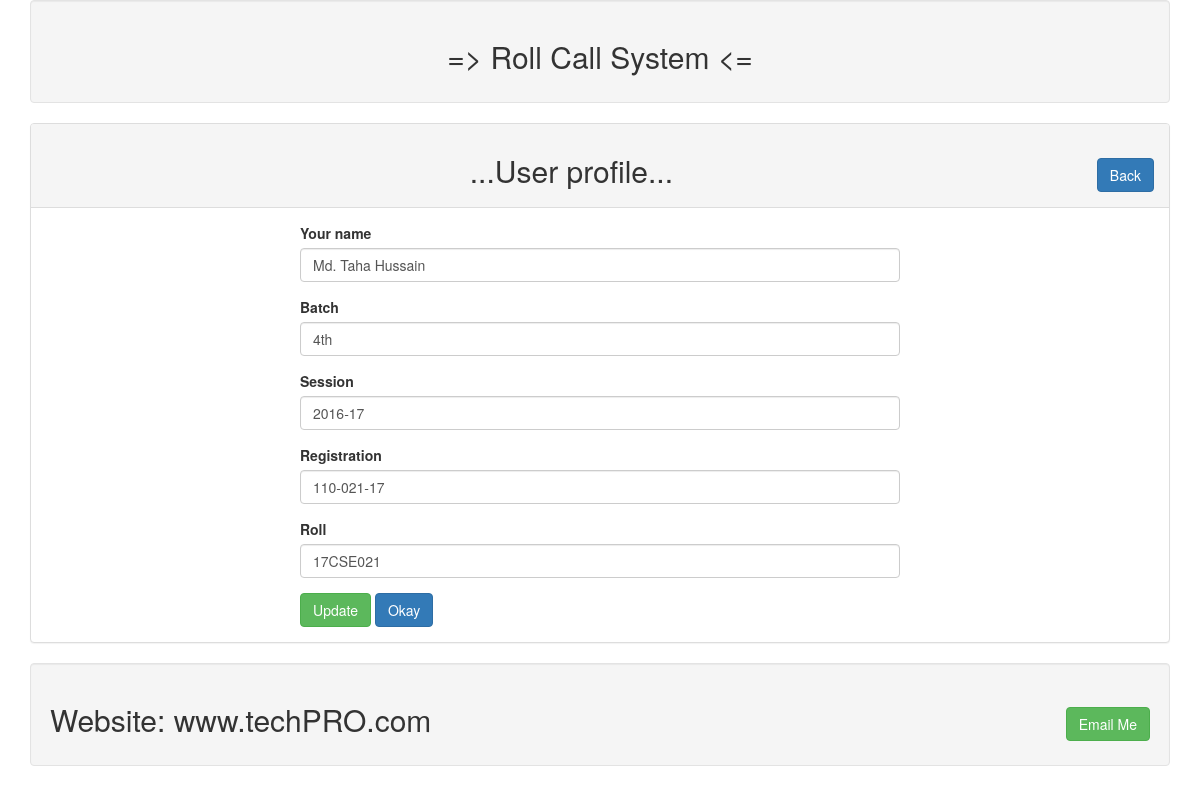
The app's page /profile.php?id=13 with its own data.
### tables this page shows
CREATE TABLE `users` (
  `id` int(11) NOT NULL,
  `name` varchar(255) NOT NULL,
  `batch` varchar(255) NOT NULL,
  `session` varchar(255) NOT NULL,
  `registration` varchar(255) NOT NULL,
  `roll` varchar(255) NOT NULL
);

### lib/User.php (called while the page is built, shortened)
<?php
include 'Database.php';
class User
{
	private $table= "users";
	public function getUserById($profile_id)
	{
		$sql= "select * from $this->table where id= :id limit 1";
		$query= dbConnection::myPrepareMethod($sql);
		$query->bindValue(':id', $profile_id);
		$query->execute();
		$result= $query->fetch(PDO::FETCH_OBJ);
		return $result;
	}
}
?>

### lib/Database.php (called while the page is built, shortened)
<?php
	class dbConnection{
		private static $pdo;
		public static function getDatabase(){
			if(!isset(self::$pdo)){
				try{
					self::$pdo= new PDO('mysql: host='.db_host.'; dbname='.db_name, db_user, db_pass);
				}
				catch(PDOException $e){
					echo $e->getMessage();
				}
			}
			return self::$pdo;
		}
		public static function myPrepareMethod($sql){
			return self::getDatabase()->prepare($sql);
		}
	}
?>

### profile.php (the view, shortened to what this page needs)
<?php
  include 'inc/header.php';
  include 'lib/user.php';
?>
<?php
	if(isset($_GET['id']))
	{
		$profile_id= (int) $_GET['id'];
	}
	$users= new User();
?>
		<div class="panel panel-default">
		    <div class="panel-heading">
			    <h2 class="text-center"> ...User profile... <span class="pull-right">
				<a class="btn btn-primary" href="index.php"> Back </a>
				</span>
				</h2>
			</div>
			<div class="panel-body">
				<div style="max-width:600px; margin:0 auto">
					<?php
						$userdata= $users->getUserById($profile_id);
						if($userdata)
						{
					?>
					<form action=" " method="POST">
		                <div class="form-group">
						    <label for="name">Your name</label>
							<input type="text" id="name" name="name" class="form-control" value="<?php echo $userdata->name; ?>"/ >
						</div>
						<div class="form-group">
						    <label for="batch">Batch</label>
							<input type="text" id="batch" name="batch" class="form-control"  value="<?php echo $userdata->batch; ?>"/ >
						</div>
						<div class="form-group">
						    <label for="session">Session</label>
							<input type="text" id="session" name="session" class="form-control" value="<?php echo $userdata->session; ?>"/ >
						</div>
						<div class="form-group">
						    <label for="registration">Registration</label>
							<input type="text" id="registration" name="registration" class="form-control" value="<?php echo $userdata->registration; ?>"/ >
						</div>
						<div class="form-group">
						    <label for="roll">Roll</label>
							<input type="text" id="roll" name="roll" class="form-control" value="<?php echo $userdata->roll; ?>"/ >
						</div>
						<button type="submit" name="update" class="btn btn-success">Update</button>
						<a class="btn btn-primary" href="index.php">
							  Okay </a>
		            </form>
					<?php } ?>
	            </div>
			</div>
		</div>
<?php include 'inc/footer.php';	?>

### records on screen
users: name "Md. Taha Hussain", batch "4th", session "2016-17", registration "110-021-17", roll "17CSE021"
